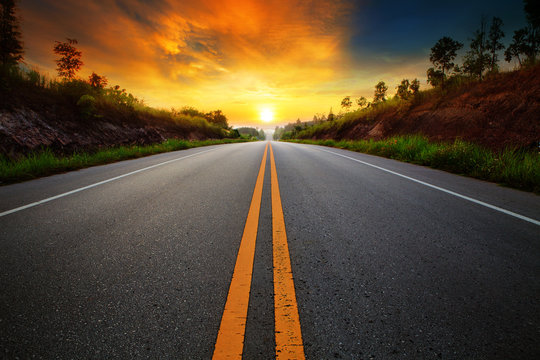
#> input picture road2.jpg, 540 x 360 px
$ python task4.py
#> lines starting #> are read from the running program, lines starting #| are printed output that depends on the picture; after the words box and inside, x2 and y2 are one past the last pixel; in counts of white or black regions, pixels touching at a corner belong together
import math
import numpy
import numpy as np
import PIL
from matplotlib import pyplot as plt

ntsc_values = [0.299, 0.587, 0.114]
print("Please input the size of the kernel:")
kernel_size_input = int(input())
#> the answer given: 100
print("Please input the gaussian standart deviation:")
gaussian_standart_deviation = float(input())
#> the answer given: 3
gaussian_kernel_size = kernel_size_input - (1 - kernel_size_input % 2)
a = np.array(0)

# Creating kernel
kernel = np.zeros((gaussian_kernel_size,gaussian_kernel_size))
for x in range(0, gaussian_kernel_size):
    for y in range(0, gaussian_kernel_size):
        x_from_center = gaussian_kernel_size//2+1-x
        y_from_center = gaussian_kernel_size // 2 + 1 - y
        kernel[x,y]=1/(2*math.pi*gaussian_standart_deviation**2)*math.exp(-1*(x_from_center**2+y_from_center**2)/(2*gaussian_standart_deviation**2))


# Importing image into a list
with PIL.Image.open("road2.jpg") as img:
#> img is the input picture: PIL image 540x360 RGB; mean R, G, B 89.2, 70.9, 48.3
    a = np.array(img)
plt.imshow(a)
plt.show()

# Greyscaling the image
grey_a = np.full((a.shape[0],a.shape[1]),0, dtype=np.float64)
for i in range (3):
    grey_a+= np.multiply(a[:,:,i],ntsc_values[i])

plt.imshow(grey_a,cmap='gray')
plt.show()


# Gaussian filtering

bordered_shape = [x + gaussian_kernel_size * 2 for x in grey_a.shape]
#> bordered_shape = [558, 738]
bordered_hough_transform_matrix = np.full(bordered_shape, 0)
bordered_hough_transform_matrix[gaussian_kernel_size:gaussian_kernel_size + grey_a.shape[0], gaussian_kernel_size:gaussian_kernel_size + grey_a.shape[1]] = grey_a

gaussian_blur_hough_transform_matrix = np.full(grey_a.shape, 0)
for i in range(gaussian_kernel_size, bordered_hough_transform_matrix.shape[0] - gaussian_kernel_size):
    for j in range(gaussian_kernel_size, bordered_hough_transform_matrix.shape[1] - gaussian_kernel_size):
        slice_for_kernel = bordered_hough_transform_matrix[i - gaussian_kernel_size // 2:i + gaussian_kernel_size // 2 + 1, j - gaussian_kernel_size // 2:j + gaussian_kernel_size // 2 + 1]
        slice_for_kernel = np.multiply(slice_for_kernel,kernel)
        # print(f"X: {i-gaussian_kernel_size}, Y: {j-gaussian_kernel_size}")
        gaussian_blur_hough_transform_matrix[i - gaussian_kernel_size, j - gaussian_kernel_size] = np.sum(slice_for_kernel)


plt.imshow(gaussian_blur_hough_transform_matrix, cmap='gray')
plt.show()

# Calculating gradient

x_kernel = np.array([[1,0,-1],[2,0,-2],[1,0,-1]])
# x_kernel = np.array([[-1,0,1],[-2,0,2],[-1,0,1]])
y_kernel = np.array([[1,2,1],[0,0,0],[-1,-2,-1]])
# y_kernel = np.array([[-1,-2,-1],[0,0,0],[1,2,1]])
gradient_magnitude = np.zeros(grey_a.shape)
gradient_x = np.zeros(grey_a.shape)
gradient_y = np.zeros(grey_a.shape)
gradient_directions = np.zeros(grey_a.shape)
rounded_gradient_directions_radians = np.zeros(grey_a.shape)
nms_grey_a = np.zeros(grey_a.shape)

bordered_shape = [x + 2 for x in grey_a.shape]
#> bordered_shape = [362, 542]
bordered_hough_transform_matrix = np.full(bordered_shape, 0)
bordered_hough_transform_matrix[1:1 + grey_a.shape[0], 1:1 + grey_a.shape[1]] = grey_a
#> bordered_hough_transform_matrix: shape (362, 542) int64

for i in range(1, bordered_hough_transform_matrix.shape[0] - 1):
    for j in range(1, bordered_hough_transform_matrix.shape[1] - 1):
        slice_for_kernel = bordered_hough_transform_matrix[i - 1:i + 2, j - 1:j + 2]
        x_gradient = np.sum(np.multiply(x_kernel,slice_for_kernel))
        y_gradient = np.sum(np.multiply(y_kernel,slice_for_kernel))

        gradient_x[i-1,j-1] = x_gradient
        gradient_y[i-1,j-1] = y_gradient
        gradient_magnitude[i-1,j-1] = math.sqrt(x_gradient**2+y_gradient**2)
        gradient_directions[i-1,j-1] = math.atan2(y_gradient,x_gradient)
        rounded_gradient_directions_radians[i - 1, j - 1] = round(gradient_directions[i - 1, j - 1] / math.radians(45)) * math.radians(45)
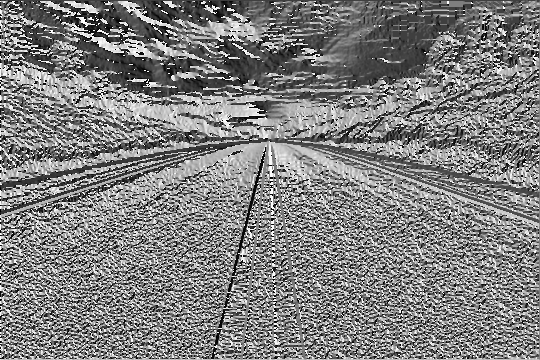
#> gradient_directions: shape (360, 540) float64; min -3.14, max 3.14, mean 0.0172; drawn with min black and max white
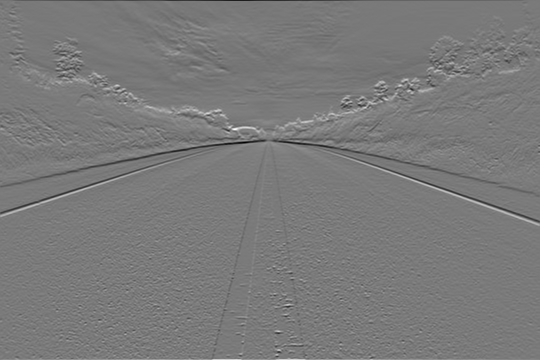
#> gradient_y: shape (360, 540) float64; min -694, max 752, mean 0.2; drawn with min black and max white
# Non-maximum supression

bordered_shape = [x + 2 for x in gradient_magnitude.shape]
bordered_gradient_magnitude = np.full(bordered_shape,0)
bordered_gradient_magnitude[1:1 + gradient_magnitude.shape[0], 1:1 + gradient_magnitude.shape[1]] = gradient_magnitude

for i in range(1,bordered_gradient_magnitude.shape[0]-1):
    for j in range(1,bordered_gradient_magnitude.shape[1]-1):
        if (math.degrees(rounded_gradient_directions_radians[i-1,j-1]) == 0 or math.degrees(
                rounded_gradient_directions_radians[i-1,j-1]) == 0 + 180):
            if (bordered_gradient_magnitude[i, j] > max(bordered_gradient_magnitude[i, j + 1], bordered_gradient_magnitude[i, j - 1])):
                nms_grey_a[i-1,j-1] = bordered_gradient_magnitude[i, j]
            else:
                nms_grey_a[i-1,j-1] = 0
        if(math.degrees(rounded_gradient_directions_radians[i-1,j-1])==45 or math.degrees(rounded_gradient_directions_radians[i-1,j-1])==45+180):
            if(bordered_gradient_magnitude[i,j]>max(bordered_gradient_magnitude[i-1,j+1],bordered_gradient_magnitude[i+1,j-1])):
                nms_grey_a[i-1,j-1] = bordered_gradient_magnitude[i,j]
            else:
                nms_grey_a[i-1,j-1] = 0
        if (math.degrees(rounded_gradient_directions_radians[i-1,j-1]) == 90 or math.degrees(
                rounded_gradient_directions_radians[i-1,j-1]) == 90 + 180):
            if (bordered_gradient_magnitude[i, j] > max(bordered_gradient_magnitude[i - 1, j], bordered_gradient_magnitude[i + 1, j])):
                nms_grey_a[i-1,j-1] = bordered_gradient_magnitude[i, j]
            else:
                nms_grey_a[i-1,j-1] = 0
        if (math.degrees(rounded_gradient_directions_radians[i-1,j-1]) == 135 or math.degrees(
                rounded_gradient_directions_radians[i-1,j-1]) == 135 + 180):
            if (bordered_gradient_magnitude[i, j] > max(bordered_gradient_magnitude[i - 1, j - 1], bordered_gradient_magnitude[i + 1, j + 1])):
                nms_grey_a[i-1,j-1] = bordered_gradient_magnitude[i, j]
            else:
                nms_grey_a[i-1,j-1] = 0
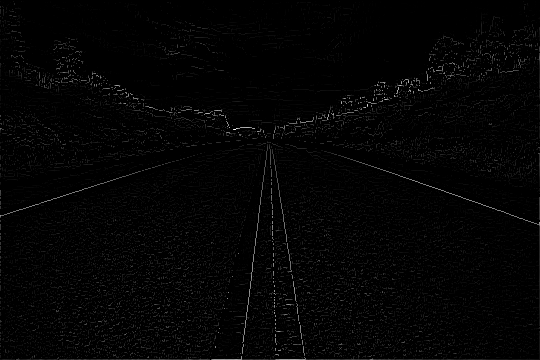
#> nms_grey_a: shape (360, 540) float64; min 0, max 753, mean 12.1; drawn with min black and max white

t_high = 200
t_low = 100

def border_specification(gradient, t_high, t_low):
#> called with t_high = 200, t_low = 100
    visited_matrix = np.full(grey_a.shape, -1)
    less_than_low = np.argwhere(gradient<t_low)
#> less_than_low = 188644 pairs, first value 0 to 359, second value 0 to 539
    higher_than_high = np.argwhere(gradient>t_high)
#> higher_than_high = 1868 pairs, first value 46 to 359, second value 0 to 539
    neighbor_offsets = [(-1, 0), (1, 0), (0, -1), (0, 1),(-1,-1),(-1,1),(1,-1),(1,1)]
    for coords in less_than_low:
        x,y = coords
        visited_matrix[x,y] = 0
#> this loop made 188644 passes
#> coords on passes 1 to 3: [0, 0], [0, 1], [0, 2]
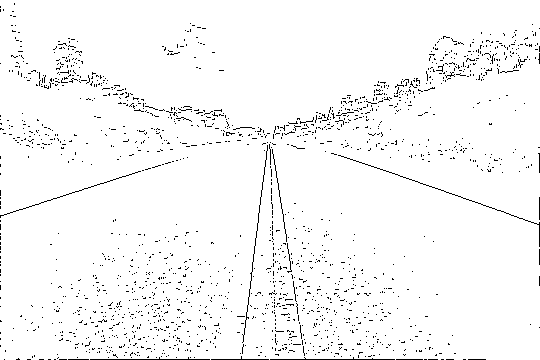
#> visited_matrix: shape (360, 540) int64; values -1 (black) and 0 (white), 97% white; black in thin lines or dots

    def recursive_neighbour_check(start_coord):
        stack = [start_coord]
        while stack:
            x, y = stack.pop()
            if visited_matrix[x, y]!=-1:
                continue
            visited_matrix[x, y] = 255
            for dx, dy in neighbor_offsets:
                nx, ny = x + dx, y + dy
                if 0 <= nx < gradient.shape[0] and 0 <= ny < gradient.shape[1]:
                    if gradient[nx, ny] > t_low and visited_matrix[nx,ny]==-1:
                        stack.append((nx, ny))
    for coords in higher_than_high:
        if(visited_matrix[coords[0],coords[1]]==-1):
            recursive_neighbour_check(coords)
#> this loop made 1868 passes
    remaining = np.argwhere(visited_matrix == -1)
#> remaining = 3036 pairs, first value 3 to 359, second value 0 to 539
    for coords in remaining:
        visited_matrix[coords[0],coords[1]] = 0
#> this loop made 3036 passes
#> coords on passes 1 to 3: [3, 14], [4, 14], [6, 0]
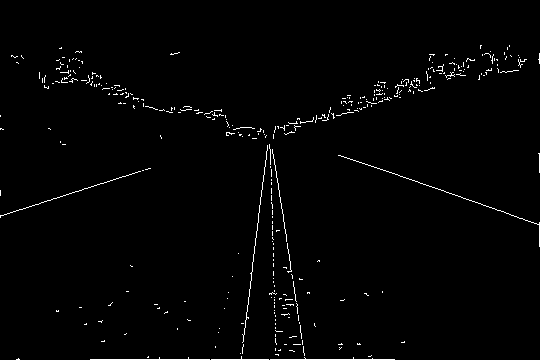
#> visited_matrix: shape (360, 540) int64; 1.4% white in thin lines or dots, all inside (x1, y1, x2, y2) = (0, 45, 540, 360)
    return visited_matrix

specified_borders = border_specification(nms_grey_a,t_high,t_low)
plt.imshow(specified_borders, cmap= "grey")
plt.show()
def apply_hough_transform(edges):
    height, width = edges.shape
#> height = 360; width = 540
    diagonal = int(np.sqrt(height ** 2 + width ** 2))
#> diagonal = 648
    thetas = np.deg2rad(np.arange(-90, 180, 1))
    rhos = np.linspace(0, diagonal, diagonal)
#> rhos = 648 values from 0 to 648

    phase = np.zeros((len(rhos), len(thetas)), dtype=np.float32)

    for i in range(height):
        for j in range(width):
            if edges[i, j] > 0:
                for index, theta in enumerate(thetas):
                    rho = int(j * np.cos(theta) + i * np.sin(theta))
                    phase[rho, index] += 1
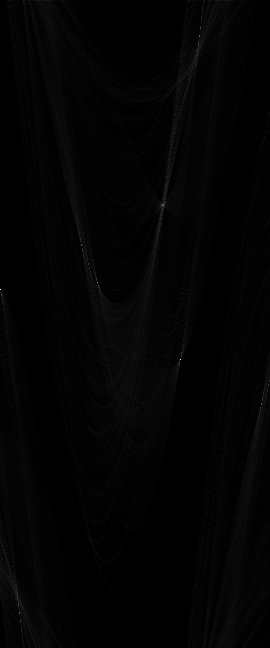
#> phase: shape (648, 270) float32; min 0, max 307, mean 4.2; drawn with min black and max white

    return phase, thetas, rhos


hough_transform_matrix, thetas, rhos = apply_hough_transform(specified_borders)
#> thetas = 270 values from -1.57 to 3.12; rhos = 648 values from 0 to 648
plt.imshow(hough_transform_matrix,cmap = "grey")
plt.show()

bordered_shape = [x + gaussian_kernel_size * 2 for x in hough_transform_matrix.shape]
#> bordered_shape = [846, 468]
bordered_hough_transform_matrix = np.full(bordered_shape, 0)
bordered_hough_transform_matrix[gaussian_kernel_size:gaussian_kernel_size + hough_transform_matrix.shape[0], gaussian_kernel_size:gaussian_kernel_size + hough_transform_matrix.shape[1]] = hough_transform_matrix
#> bordered_hough_transform_matrix: shape (846, 468) int64

gaussian_blur_hough_transform_matrix = np.full(hough_transform_matrix.shape, 0)
for i in range(gaussian_kernel_size, bordered_hough_transform_matrix.shape[0] - gaussian_kernel_size):
    for j in range(gaussian_kernel_size, bordered_hough_transform_matrix.shape[1] - gaussian_kernel_size):
        slice_for_kernel = bordered_hough_transform_matrix[i - gaussian_kernel_size // 2:i + gaussian_kernel_size // 2 + 1, j - gaussian_kernel_size // 2:j + gaussian_kernel_size // 2 + 1]
        slice_for_kernel = np.multiply(slice_for_kernel,kernel)
        # print(f"X: {i-gaussian_kernel_size}, Y: {j-gaussian_kernel_size}")
        gaussian_blur_hough_transform_matrix[i - gaussian_kernel_size, j - gaussian_kernel_size] = np.sum(slice_for_kernel)
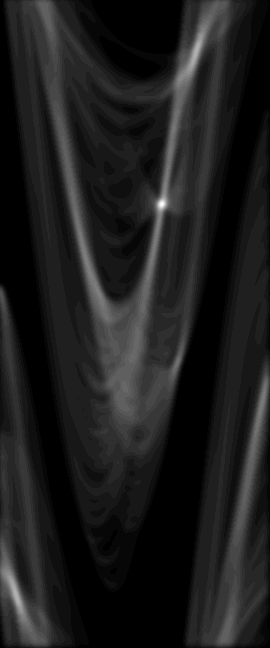
#> gaussian_blur_hough_transform_matrix: shape (648, 270) int64; min 0, max 32, mean 3.7; drawn with min black and max white
#> the answer given: 100


plt.imshow(gaussian_blur_hough_transform_matrix,cmap = "grey")
plt.show()

def suppress_nonmaximum(phase, threshold):
#> called with threshold = 100
    max_value = np.max(phase)
#> max_value = 32
    significant_value = int(threshold * max_value)
#> significant_value = 3200
    phase_height, phase_width = phase.shape
#> phase_height = 648; phase_width = 270

    local_maximum = []
    for r in range(phase_height):
        for t in range(phase_width):
            if phase[r, t] > significant_value:
                neighborhood = phase[max(0, r - 1):min(phase.shape[0], r + 2), max(0, t - 1):min(phase.shape[1], t + 2)]
                if phase[r, t] == np.max(neighborhood):
                    local_maximum.append((r, t, phase[r, t]))
#> after the loop, local_maximum = []

    print(f"Found {len(local_maximum)} lines with threshold {threshold * 100}% from maximum value")
#| Found 0 lines with threshold 10000.0% from maximum value

    return local_maximum

print("Enter threshold: \n")
threshold = float(input())

local_maximum = suppress_nonmaximum(gaussian_blur_hough_transform_matrix,threshold)
#> local_maximum = []

def draw_lines(image_array, thetas, rhos, local_maximum, accuracy=0.8):
#> called with thetas = array of shape (270,), rhos = array of shape (648,), accuracy = 0.8
    height, width , _= image_array.shape
#> height = 360

    for r, t, value in local_maximum:
        theta = thetas[t]
        rho = rhos[r]

        for y in range(height):
            for x in range(width):
                if abs(x * np.cos(theta) + y * np.sin(theta) - rho) < accuracy:
                    image_array[y, x] = [0, 0, 255]
#> this loop made 0 passes

    return image_array

plt.imshow(draw_lines(a,thetas,rhos,local_maximum),cmap = "grey")
plt.show()
